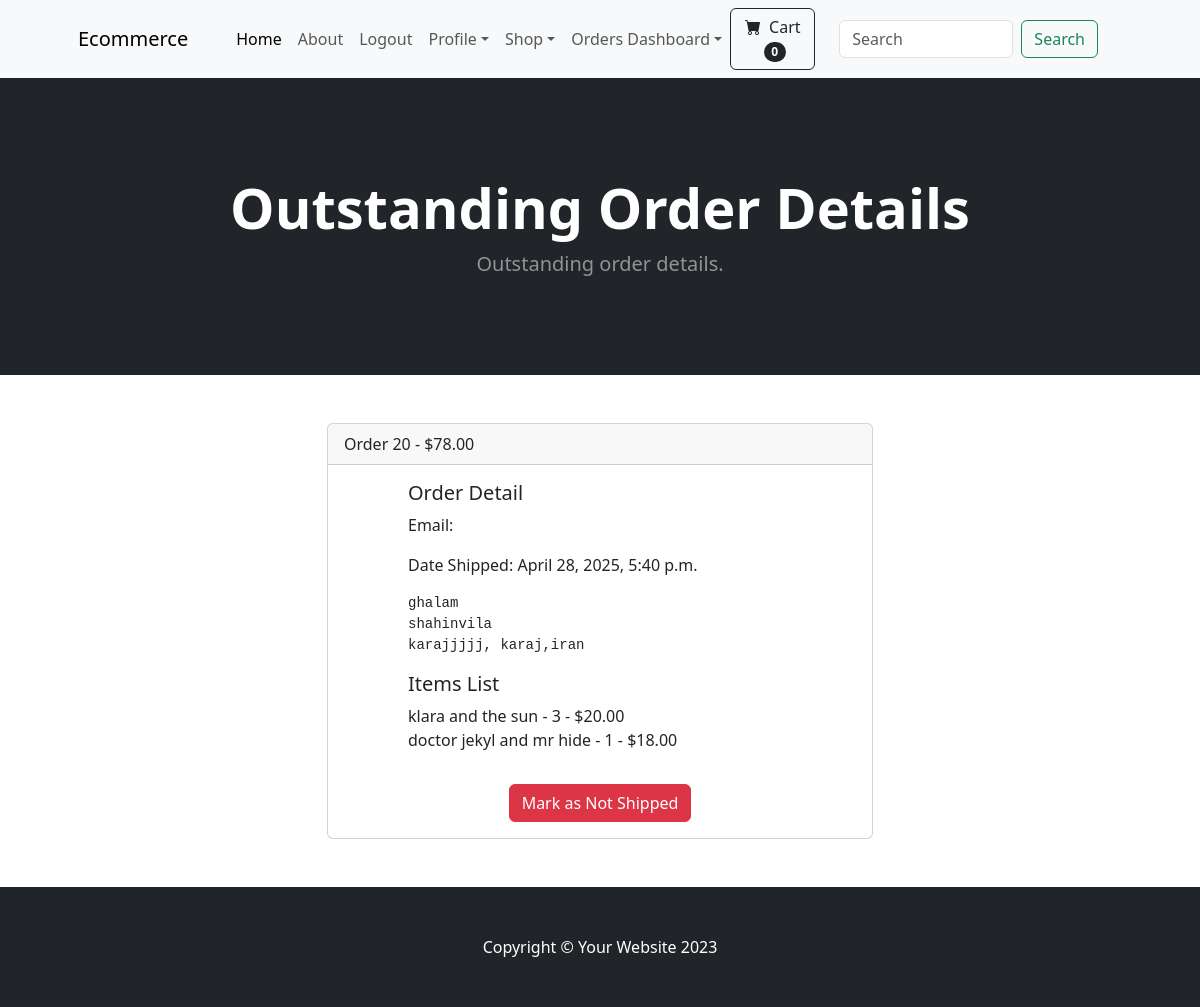
/payment/orders/20/ (signed in), run on the app's committed database.
### payment/models.py (models this page shows, shortened)
class Order(models.Model):
    user = models.ForeignKey(User, on_delete=models.CASCADE)
    full_name = models.CharField(max_length=250)
    email = models.EmailField(max_length=250, blank=True, null=True)
    shipping_address = models.TextField(max_length=15000)
    amount_paid = models.DecimalField(max_digits=7, decimal_places=2)
    date_ordered = models.DateTimeField(auto_now_add=True)
    shipped = models.BooleanField(default=False)
    date_shipped = models.DateTimeField(blank=True, null=True)

class OrderItem(models.Model):
    order = models.ForeignKey(Order, on_delete=models.CASCADE)
    product = models.ForeignKey(Product, on_delete=models.CASCADE)
    user = models.ForeignKey(User, on_delete=models.CASCADE)
    quantity = models.PositiveBigIntegerField(default=1)
    price = models.DecimalField(max_digits=7, decimal_places=2)

### store/models.py (models this page shows)
class Product(models.Model):
    name = models.CharField(max_length=100)
    price = models.DecimalField(max_digits=6, decimal_places=2, default=0)
    category = models.ForeignKey(Category, on_delete=models.CASCADE, default=None)
    description = models.TextField()
    image = models.ImageField(upload_to='product/uploads', blank=True)
    is_sale = models.BooleanField(default=False)
    sale_price = models.DecimalField(max_digits=6, decimal_places=2, default=0)
    def __str__(self):
        return f'{self.name}'

### payment/views.py (the view, shortened to what this page needs)
# urls.py: path("orders/<int:pk>/", views.orders, name="orders"),
def orders(request, pk):
    if request.user.is_authenticated and request.user.is_superuser:
        order = Order.objects.get(id=pk)
        items = OrderItem.objects.filter(order__id=pk)
        context = {"order": order, "items": items}
        return render(request, "orders.html", context)
    else:
        messages.warning(request, "Access Denied!")
        return redirect("home")

### cart/cart.py (called while the page is built)
    def __len__(self):
        return len(self.cart)

### cart/context_processors.py (called while the page is built)
def cart(request):
    return {'cart': Cart(request)}

### payment/templates/orders.html (shortened to what this page needs)
{% extends 'base.html' %}
{% block content %}
<header class="bg-dark py-5 m-0">
  <div class="container px-4 px-lg-5 my-5">
    <div class="text-center text-white">
      <h1 class="display-4 fw-bolder">Outstanding Order Details</h1>
      <p class="lead fw-normal text-white-50 mb-0">
        Outstanding order details.
      </p>
    </div>
  </div>
</header>
<div class="container">
  <div>
    <div class="row">
      <div class="col-md-6 offset-md-3">
        <div class="card my-5">
          <div class="card-header">
            Order {{ order.id }} - ${{ order.amount_paid }}
          </div>
          <div class="card-body" style="padding-left: 5rem;">
            <h5 class="card-title">Order Detail</h5>
            <p class="card-text">Email: {{ order.email }}</p>
            <p class="card-text">
              {% if order.date_shipped %}
                Date Shipped: {{ order.date_shipped }}
              {% else %}
                Date Ordered: {{ order.date_ordered }}
              {% endif %}
            </p>
            <p class="card-text">
                <pre>{{ order.shipping_address }}</pre>
            </p>
            <h5 class="card-title">Items List</h5>
            {% for item in items %}
                <p class="card-text m-0">{{ item.product }} - {{ item.quantity }} - ${{ item.price }}</p>
            {% endfor %}
          </div>
          <div class="text-center">
            {% if not order.shipped %}
            <form action="" method="post">
              {% csrf_token %}
              <input type="hidden" name="shipping_status" value="true">
              <button type="submit" class="btn btn-success my-3" data-toggle="tooltip" data-placement="top" title="Ensure items are ready to ship or have shipped">Mark as Shipped</button>
            </form>
            {% else %}
            <form action="" method="post">
              <button type="submit" class="btn btn-danger my-3" data-toggle="tooltip" data-placement="top" title="Marked it shipped by accident, undo it here!">Mark as Not Shipped</button>
            </form>
            {% endif %}
          </div>
        </div>
      </div>
    </div>
  </div>
</div>
{% endblock content %}

### data on the page
Order: id "20", amount_paid "78.00", date_shipped "April 28, 2025, 5:40 p.m.", shipping_address "ghalam shahinvila karajjjjj, karaj,iran"
OrderItem: product "klara and the sun", quantity "3", price "20.00"
OrderItem: product "doctor jekyl and mr hide", quantity "1", price "18.00"

### other printed values
{{ cart|length }} "0"
